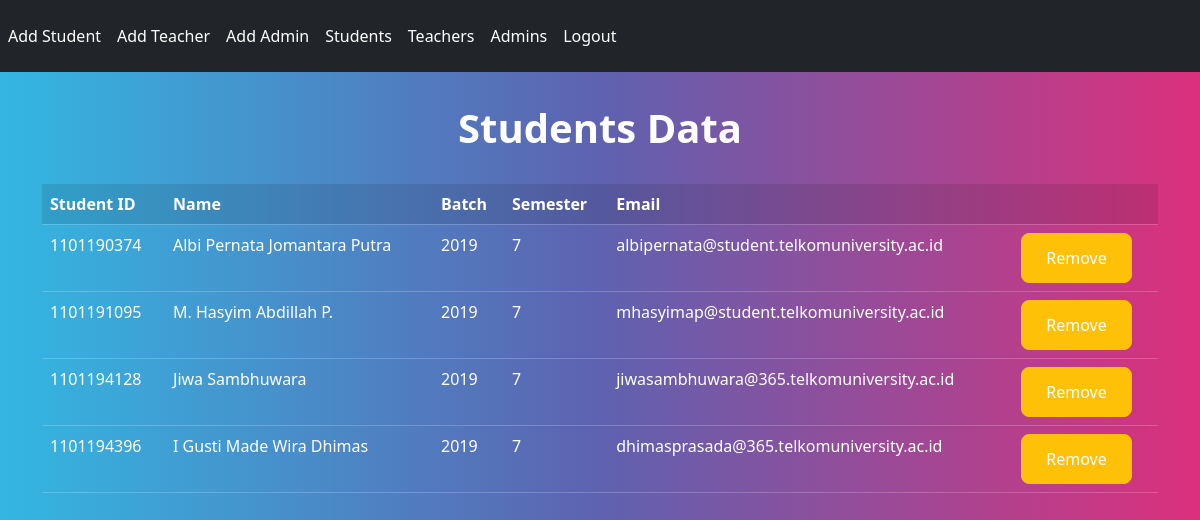
/admin/student-list3 (signed in), run on the app's committed database.
### website/models.py (models this page shows, shortened)
class Users(db.Model, UserMixin):
    db_id = db.Column(db.Integer, primary_key=True, nullable=False)
    user_id = db.Column(db.Integer, nullable=False)
    name = db.Column(db.String(100))
    batch = db.Column(db.Integer)
    semester = db.Column(db.Integer)
    email = db.Column(db.String(100), nullable=False)
    password = db.Column(db.String(100), nullable=False)
    role = db.Column(db.String(100), nullable=False)

### website/adminAuth.py (the view)
@adminAuth.route('/student-list3')
@login_required
def studentList3():
    users = Users.query.order_by(Users.user_id).filter_by(role = 'student')
    role = current_user.role
    if role == 'teacher':
        flash('Login as admin to access this page', 'primary')
        return redirect(url_for('teacherAuth.studentAttendance'))
    elif role == 'student':
        flash('Login as admin to access this page', 'primary')
        return redirect(url_for('studentAuth.myAttendance'))
    else:
        return render_template('studentList3.html',
                            users = users)

### website/templates/studentList3.html (shortened to what this page needs)
{% extends "base.html" %}
{% block nav_item %}
<a class="nav-item nav-link active" id="addStudent" href="{{ url_for('adminAuth.addStudent') }}">Add Student</a>
<a class="nav-item nav-link active" id="addTeacher" href="{{ url_for('adminAuth.addTeacher') }}">Add Teacher</a>
<a class="nav-item nav-link active" id="addAdmin" href="{{ url_for('adminAuth.addAdmin') }}">Add Admin</a>
<a class="nav-item nav-link active" id="studentList3" href="{{ url_for('adminAuth.studentList3') }}">Students</a>
<a class="nav-item nav-link active" id="teacherList2" href="{{ url_for('adminAuth.teacherList2') }}">Teachers</a>
<a class="nav-item nav-link active" id="adminList" href="{{ url_for('adminAuth.adminList') }}">Admins</a>
{% endblock %}
{% block content %}
<h1 class="mt-3" align="center">Students Data</h1>
<table class="table table-hover mt-3">
    <thead>
        <tr class="table-active">
            <th scope="col">Student ID</th>
            <th scope="col">Name</th>
            <th scope="col">Batch</th>
            <th scope="col">Semester</th>
            <th scope="col">Email</th>
            <th scope="col"></th>
        </tr>
    </thead>
    <tbody>
        {% for user in users %}
        <tr>
            <td>{{ user.user_id }}</td>
            <td>{{ user.name }}</td>
            <td>{{ user.batch }}</td>
            <td>{{ user.semester }}</td>
            <td>{{ user.email }}</td>
            <td>
                <a class="btn btn-warning" href="{{ url_for('adminAuth.delStudent', db_id=user.db_id)}}">Remove</a>
            </td>
        </tr>
        {% endfor %}
    </tbody>
</table>
{% endblock %}

### website/templates/base.html (shortened to what this page needs)
<!DOCTYPE html>
<html lang="en">
<head>
    <link rel="stylesheet" href="{{url_for('static', filename='bootstrap.min.css')}}">
    <link
        rel="stylesheet"
        href="https://cdn.jsdelivr.net/npm/@fortawesome/fontawesome-free@6.2.0/css/fontawesome.min.css"
    >
</head>
<body>
    <nav class="navbar navbar-expand-lg navbar-dark bg-dark">
        <div class="collapse navbar-collapse" id="navbarColor01">
            <div class="navbar-nav">
                {% block nav_item %}
                {% endblock %}
                <a class="nav-item nav-link active" id="logout" href="/logout">Logout</a>
            </div>
        </div>
    </nav>
    <div class="container">
        {% block content %}
        {% endblock %}
    </div>
</body>
</html>

### data on the page
Users: user_id "1101190374", name "Albi Pernata Jomantara Putra", batch "2019", semester "7", email "albipernata@student.telkomuniversity.ac.id"
Users: user_id "1101191095", name "M. Hasyim Abdillah P.", batch "2019", semester "7", email "mhasyimap@student.telkomuniversity.ac.id"
Users: user_id "1101194128", name "Jiwa Sambhuwara", batch "2019", semester "7", email "jiwasambhuwara@365.telkomuniversity.ac.id"
Users: user_id "1101194396", name "I Gusti Made Wira Dhimas", batch "2019", semester "7", email "dhimasprasada@365.telkomuniversity.ac.id"
